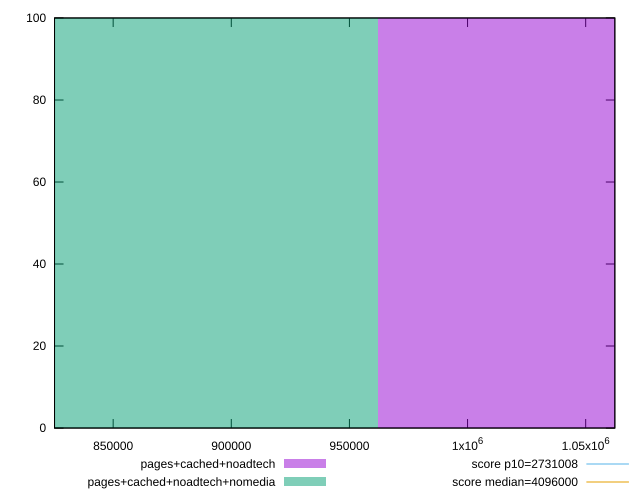

Source code (gnuplot):
reset

$pagesCachedNoadtech <<EOF
1099324.1731485117 100
EOF

$pagesCachedNoadtechNomedia <<EOF
824493.1298613837 100
EOF

set key outside below
set boxwidth 274831.0432871279
set xrange [825183:1062334]
set yrange [0:100]
set trange [0:100]
set style fill transparent solid 0.5 noborder

set parametric
set terminal svg size 640, 500 enhanced background rgb 'white'
set output "report_00017_2021-02-10T15-08-03.406Z/total-byte-weight/comparison/histogram/2_vs_3.svg"

plot $pagesCachedNoadtech title "pages+cached+noadtech" with boxes, \
     $pagesCachedNoadtechNomedia title "pages+cached+noadtech+nomedia" with boxes, \
     2731008,t title "score p10=2731008", \
     4096000,t title "score median=4096000"

reset
